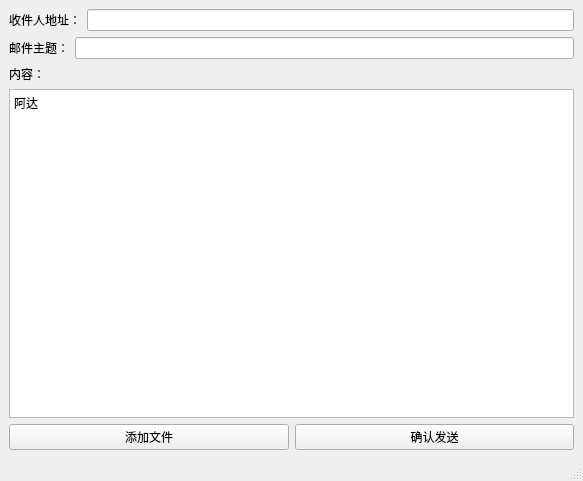
<?xml version="1.0" encoding="UTF-8"?>
<ui version="4.0">
 <class>MainWindow</class>
 <widget class="QMainWindow" name="MainWindow">
  <property name="geometry">
   <rect>
    <x>0</x>
    <y>0</y>
    <width>583</width>
    <height>481</height>
   </rect>
  </property>
  <property name="windowTitle">
   <string>smtp邮件发送</string>
  </property>
  <widget class="QWidget" name="centralwidget">
   <layout class="QVBoxLayout" name="verticalLayout_6">
    <item>
     <layout class="QHBoxLayout" name="horizontalLayout">
      <item>
       <widget class="QLabel" name="label">
        <property name="text">
         <string>收件人地址：</string>
        </property>
       </widget>
      </item>
      <item>
       <widget class="QLineEdit" name="lineEdit"/>
      </item>
     </layout>
    </item>
    <item>
     <layout class="QHBoxLayout" name="horizontalLayout_2">
      <item>
       <widget class="QLabel" name="label_2">
        <property name="text">
         <string>邮件主题：</string>
        </property>
       </widget>
      </item>
      <item>
       <widget class="QLineEdit" name="lineEdit_2"/>
      </item>
     </layout>
    </item>
    <item>
     <layout class="QVBoxLayout" name="verticalLayout_4">
      <item>
       <widget class="QLabel" name="label_3">
        <property name="text">
         <string>内容：</string>
        </property>
       </widget>
      </item>
     </layout>
    </item>
    <item>
     <layout class="QVBoxLayout" name="verticalLayout">
      <item>
       <widget class="QPlainTextEdit" name="plainTextEdit">
        <property name="plainText">
         <string>阿达</string>
        </property>
       </widget>
      </item>
     </layout>
    </item>
    <item>
     <layout class="QHBoxLayout" name="horizontalLayout_3">
      <item>
       <widget class="QPushButton" name="pushButton">
        <property name="text">
         <string>添加文件</string>
        </property>
       </widget>
      </item>
      <item>
       <widget class="QPushButton" name="pushButton_2">
        <property name="text">
         <string>确认发送</string>
        </property>
        <property name="autoRepeat">
         <bool>false</bool>
        </property>
        <property name="autoRepeatDelay">
         <number>200</number>
        </property>
       </widget>
      </item>
      <item>
       <layout class="QVBoxLayout" name="verticalLayout_5"/>
      </item>
      <item>
       <layout class="QHBoxLayout" name="horizontalLayout_4"/>
      </item>
     </layout>
    </item>
   </layout>
  </widget>
  <widget class="QMenuBar" name="menubar">
   <property name="geometry">
    <rect>
     <x>0</x>
     <y>0</y>
     <width>583</width>
     <height>18</height>
    </rect>
   </property>
  </widget>
  <widget class="QStatusBar" name="statusbar"/>
 </widget>
 <resources/>
 <connections/>
</ui>
